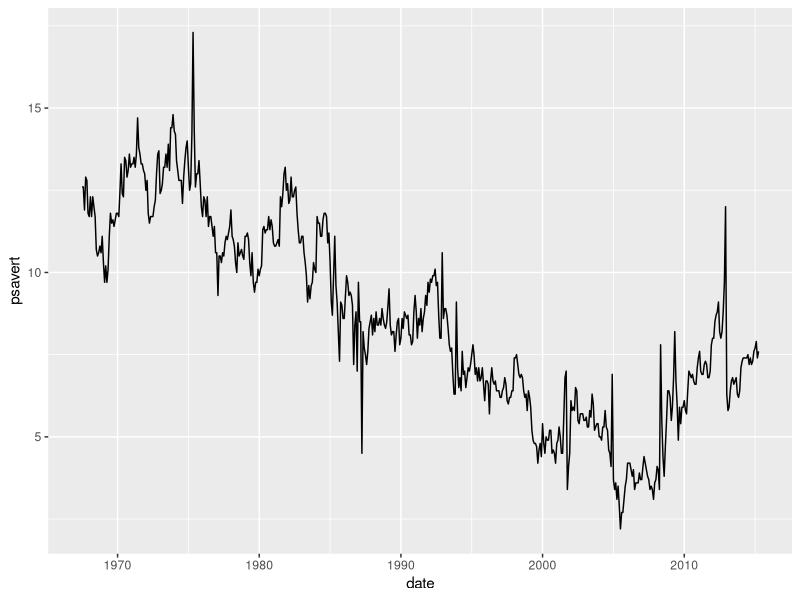
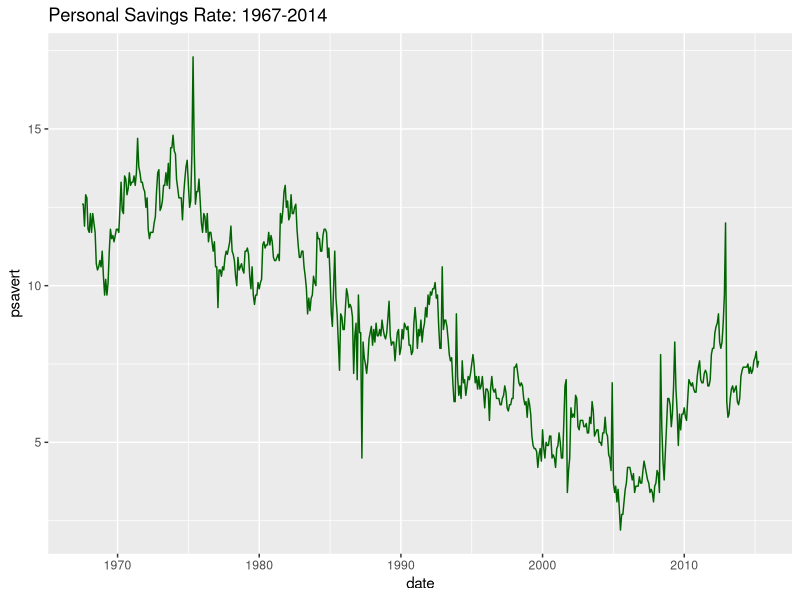
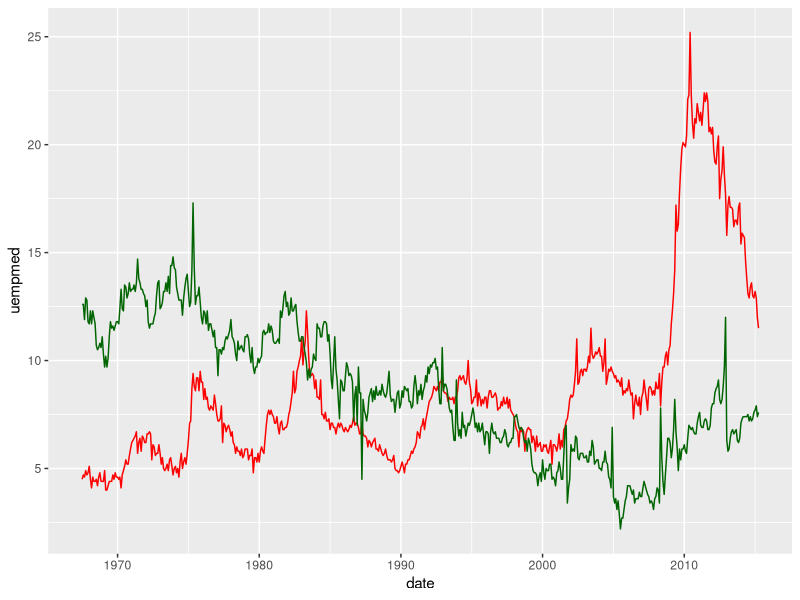
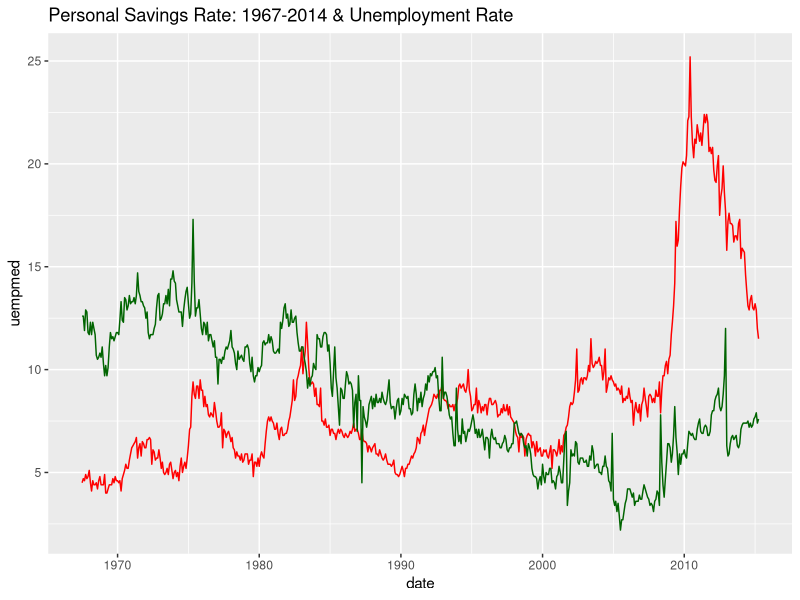
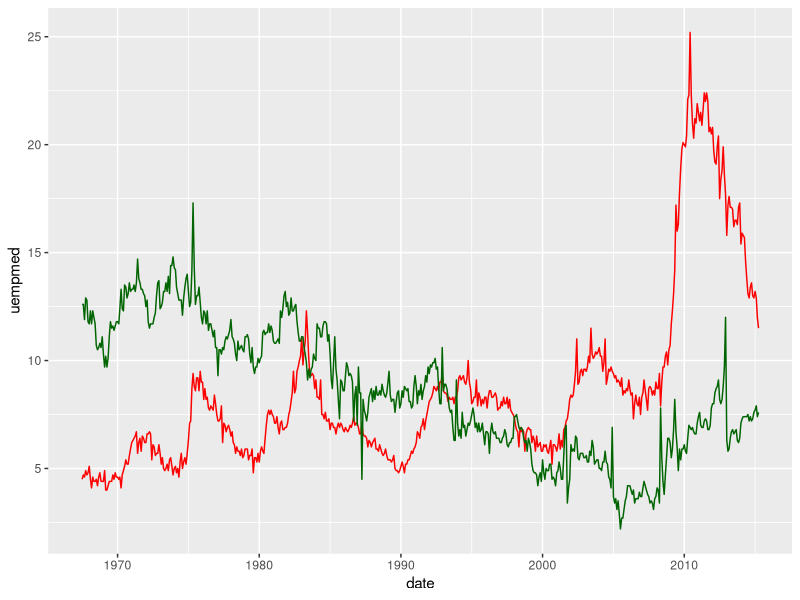
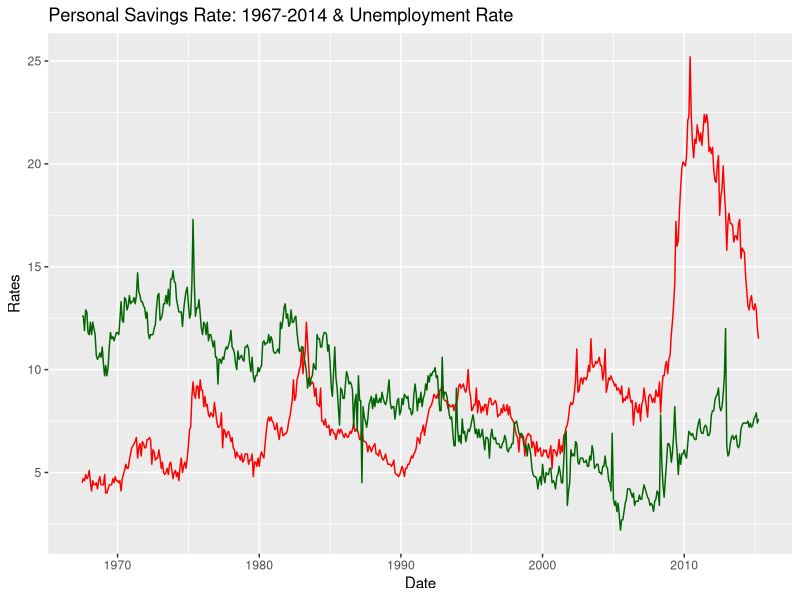
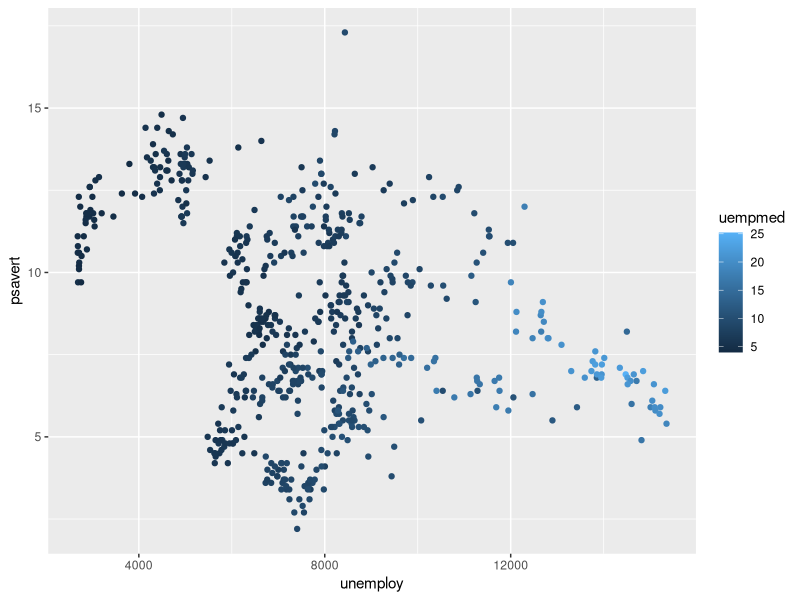

The R script that drew these images, in order:
library(tidyverse)

#1. Run those two lines of code. What happens? How do you actually “invoke” the plot (i.e., how do you get it to draw in the plot window)? 
myPlot <- ggplot(economics, aes(x=date)) 
#This line of code sets the X-axis for the data to be plotted
myPlot <- myPlot + geom_line(aes(y=psavert))
#This line of code sets the Y-axis and the data points for the line chart
myPlot
#This line of code invokes the plot.

#2. Run help("economics") to find out the meaning of the psavert variable. 
help("economics")
#psavert represents "personal savings rate"

#3. Examine the plot to estimate when the personal savings rate reached its maximum value. Also examine the plot to estimate when the personal savings rate reached its minimum value. 
#It looks like psavert reached its maximum in 1975 and its minimum in 2005.

#4. Use which.max( ) and which.min( ) to verify your guesses from problem 3. 
economics[which.max(economics$psavert),]
economics[which.min(economics$psavert),]
#These lines of code validate that we were correct in #3

#5. Change the color of the plot line to green. Hint: Changing a line to a constant color happens in the specification of the geometry. 
chart <- economics %>% ggplot(aes(x=date, y=psavert)) + geom_line(color = 'dark green')

#6. Add a title to the plot with the ggtitle("Put title here") sub-command. The title "Personal Savings Rate: 1967-2014" would be a good choice. This is the end of the first breakout session. Please send a chat message to your instructor when you are finished. 
chart + ggtitle("Personal Savings Rate: 1967-2014")

###Second Breakout Session Starts Here 


#7. Add another data series to your plot to show the variable uempmed as a red line. 
chart2 <- economics %>% ggplot(aes(x=date)) + geom_line(aes(y=uempmed),color = 'red') + geom_line(aes(y=psavert), color = 'dark green')
chart2

#8. Change the title of the plot to mention both variables.
chart2 + ggtitle("Personal Savings Rate: 1967-2014 & Unemployment Rate")
chart2

#9. You can modify the axis labels in a ggplot with ylab( ) and xlab( ) subcommands. Change the axis labeling as needed to account for plotting both psavert and uempmed in the same window. 
chart2 + xlab("Date") +ylab("Rates") + ggtitle("Personal Savings Rate: 1967-2014 & Unemployment Rate")

#10. Create one last plot, creating a scatter plot, having the unemploy on the x-axis, psavert on the yaxis. Color each point based on the uempmed. 
chart3 <- economics %>% ggplot(aes(x=unemploy,y=psavert)) + geom_point(aes(color = uempmed)) 
chart3

#11. Interpret what you see in this last graph
#This shows that as the unemployment rate increases, the personal saving rate also decreases. More unemployment = less disposable income.


#12. Make sure your code has nice comments!


